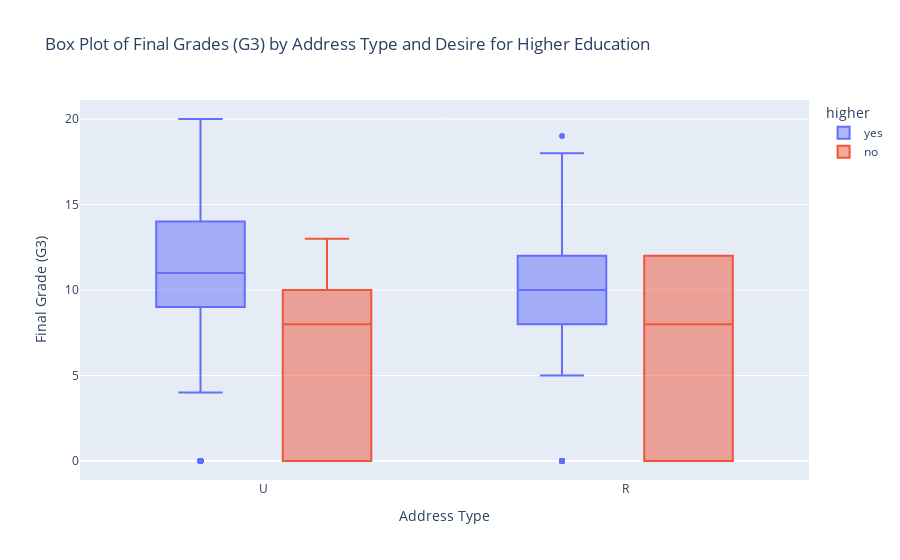

Write notebook code for a chart like this one.
### Code cell
fig2 = px.box(df, x='address', y='G3', color='higher',
              title='Box Plot of Final Grades (G3) by Address Type and Desire for Higher Education',
              labels={'address': 'Address Type', 'G3': 'Final Grade (G3)'})
fig2.show()

### Figure 1 — Plotly figure (JSON) as saved in the notebook; plotly's stock layout.template omitted (floating-point values rounded to 4 significant figures; data arrays with more than 128 entries replaced by an {"elided": "..."} marker saying what was removed)
{"data": [{"alignmentgroup": "True", "hovertemplate": "higher=yes<br>Address Type=%{x}<br>Final Grade (G3)=%{y}<extra></extra>", "legendgroup": "yes", "marker": {"color": "#636efa"}, "name": "yes", "notched": false, "offsetgroup": "yes", "orientation": "v", "showlegend": true, "type": "box", "x": {"elided": "375 str values"}, "x0": " ", "xaxis": "x", "y": {"elided": "375 int values"}, "y0": " ", "yaxis": "y"}, {"alignmentgroup": "True", "hovertemplate": "higher=no<br>Address Type=%{x}<br>Final Grade (G3)=%{y}<extra></extra>", "legendgroup": "no", "marker": {"color": "#EF553B"}, "name": "no", "notched": false, "offsetgroup": "no", "orientation": "v", "showlegend": true, "type": "box", "x": ["U", "U", "U", "U", "U", "R", "U", "R", "U", "U", "U", "U", "U", "U", "R", "R", "U", "U", "R", "R"], "x0": " ", "xaxis": "x", "y": [10, 9, 0, 0, 0, 0, 10, 7, 12, 10, 0, 8, 8, 8, 0, 9, 13, 8, 12, 12], "y0": " ", "yaxis": "y"}], "layout": {"boxmode": "group", "legend": {"title": {"text": "higher"}, "tracegroupgap": 0}, "title": {"text": "Box Plot of Final Grades (G3) by Address Type and Desire for Higher Education"}, "xaxis": {"anchor": "y", "domain": [0, 1], "title": {"text": "Address Type"}}, "yaxis": {"anchor": "x", "domain": [0, 1], "title": {"text": "Final Grade (G3)"}}}}
